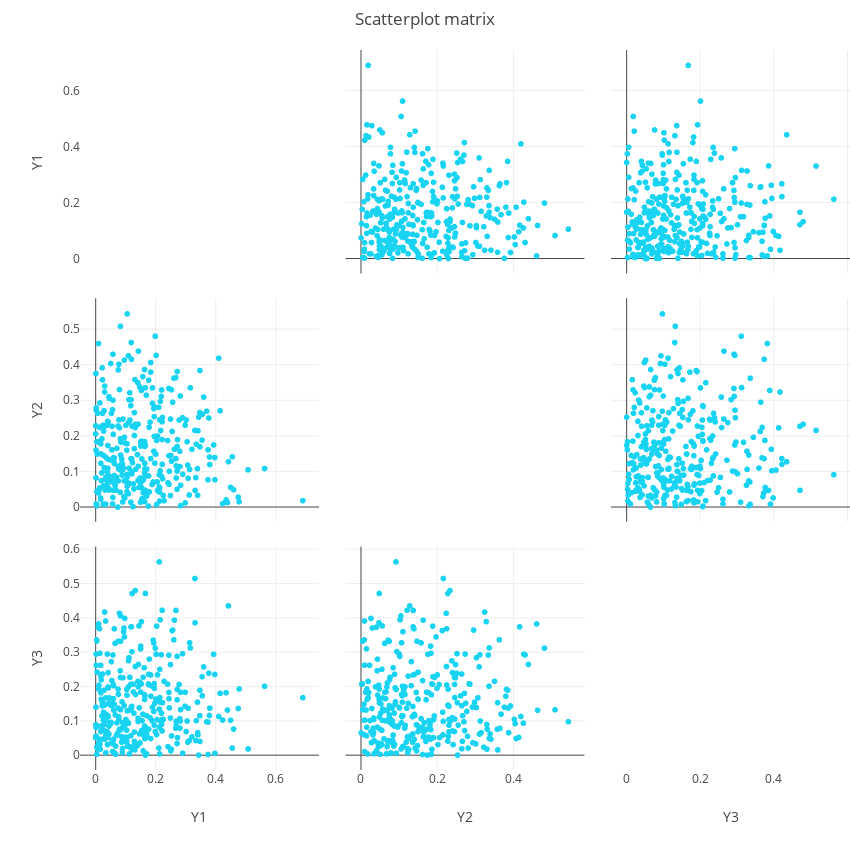

Notebook source saved alongside this figure:
### Code cell
fig = go.Figure( 
    data = [ go.Splom(
        dimensions = [{'label': colname, 'values': col.values} for colname,col in Bdata_projected.items() if colname[0] == 'Y'],
        diagonal = {'visible': False},
        marker = {'color': Bcolor}
    ) ],
    layout = go.Layout(
        autosize = False,
        height = 850,
        width = 850,
        margin = {'r': 0,
                  't': 50},
        title = 'Scatterplot matrix',
        paper_bgcolor = 'rgba(0,0,0,0)',
        plot_bgcolor = 'rgba(0,0,0,0)'
    )
)

ply.offline.iplot(fig, validate=False)

### Figure 1 — Plotly figure (JSON) as saved in the notebook; plotly's stock layout.template omitted (floating-point values rounded to 4 significant figures; data arrays with more than 128 entries replaced by an {"elided": "..."} marker saying what was removed)
{"data": [{"diagonal": {"visible": false}, "dimensions": [{"label": "Y1", "values": {"elided": "330 float values"}}, {"label": "Y2", "values": {"elided": "330 float values"}}, {"label": "Y3", "values": {"elided": "330 float values"}}], "marker": {"color": "#19d3f3"}, "type": "splom", "uid": "76e95565-2be3-44d3-80ef-44672f656036"}], "layout": {"autosize": false, "dragmode": "zoom", "height": 850, "margin": {"r": 0, "t": 50}, "paper_bgcolor": "rgba(0, 0, 0, 0)", "plot_bgcolor": "rgba(0, 0, 0, 0)", "title": "Scatterplot matrix", "width": 850, "xaxis": {"autorange": true, "range": [-0.05226, 0.7439], "type": "linear"}, "xaxis2": {"autorange": true, "range": [-0.04056, 0.5859], "type": "linear"}, "xaxis3": {"autorange": true, "range": [-0.04242, 0.6069], "type": "linear"}, "yaxis": {"autorange": true, "range": [-0.05326, 0.7449], "type": "linear"}, "yaxis2": {"autorange": true, "range": [-0.04134, 0.5867], "type": "linear"}, "yaxis3": {"autorange": true, "range": [-0.04323, 0.6077], "type": "linear"}}}
